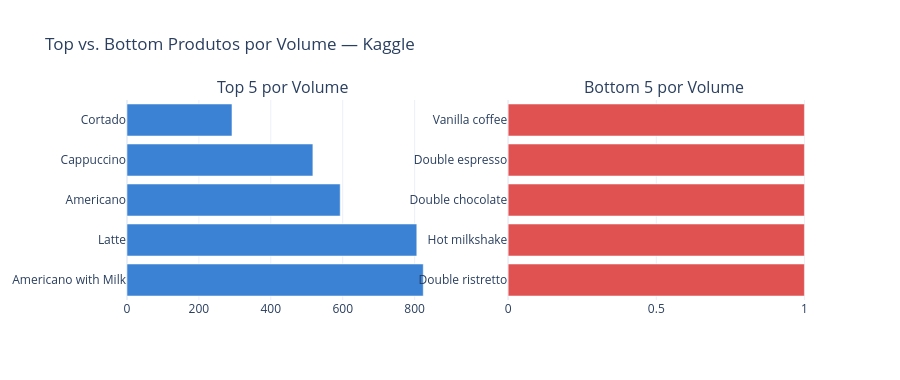

Notebook code for this chart:
### Markdown cell above
---

## 4 — Análise de Produto <a id="4-produto"></a>

### Code cell
# ── 4.1  Top e Bottom produtos por volume ─────────────────────────────────────

top_n = min(5, len(product_counts))
top_products   = product_counts.head(top_n)
bottom_products = product_counts.tail(top_n)

fig_top_bottom = make_subplots(
    rows=1, cols=2,
    subplot_titles=(
        f'Top {top_n} por Volume',
        f'Bottom {top_n} por Volume',
    ),
)
fig_top_bottom.add_trace(
    go.Bar(
        x=top_products['volume'],
        y=top_products['coffee_name'],
        orientation='h',
        marker_color='#3b82d4',
        name='Top',
    ),
    row=1, col=1,
)
fig_top_bottom.add_trace(
    go.Bar(
        x=bottom_products['volume'],
        y=bottom_products['coffee_name'],
        orientation='h',
        marker_color='#e05252',
        name='Bottom',
    ),
    row=1, col=2,
)
fig_top_bottom.update_layout(
    title_text=f'Top vs. Bottom Produtos por Volume — Kaggle',
    template='plotly_white',
    height=380,
    showlegend=False,
)
fig_top_bottom.show()

### Figure 1 — Plotly figure (JSON) as saved in the notebook; plotly's stock layout.template omitted (floating-point values rounded to 4 significant figures)
{"data": [{"marker": {"color": "#3b82d4"}, "name": "Top", "orientation": "h", "type": "bar", "x": [824, 806, 593, 517, 292], "xaxis": "x", "y": ["Americano with Milk", "Latte", "Americano", "Cappuccino", "Cortado"], "yaxis": "y"}, {"marker": {"color": "#e05252"}, "name": "Bottom", "orientation": "h", "type": "bar", "x": [1, 1, 1, 1, 1], "xaxis": "x2", "y": ["Double ristretto", "Hot milkshake", "Double chocolate", "Double espresso", "Vanilla coffee"], "yaxis": "y2"}], "layout": {"annotations": [{"font": {"size": 16}, "showarrow": false, "text": "Top 5 por Volume", "x": 0.225, "xanchor": "center", "xref": "paper", "y": 1, "yanchor": "bottom", "yref": "paper"}, {"font": {"size": 16}, "showarrow": false, "text": "Bottom 5 por Volume", "x": 0.775, "xanchor": "center", "xref": "paper", "y": 1, "yanchor": "bottom", "yref": "paper"}], "height": 380, "showlegend": false, "title": {"text": "Top vs. Bottom Produtos por Volume — Kaggle"}, "xaxis": {"anchor": "y", "domain": [0, 0.45]}, "xaxis2": {"anchor": "y2", "domain": [0.55, 1]}, "yaxis": {"anchor": "x", "domain": [0, 1]}, "yaxis2": {"anchor": "x2", "domain": [0, 1]}}}
